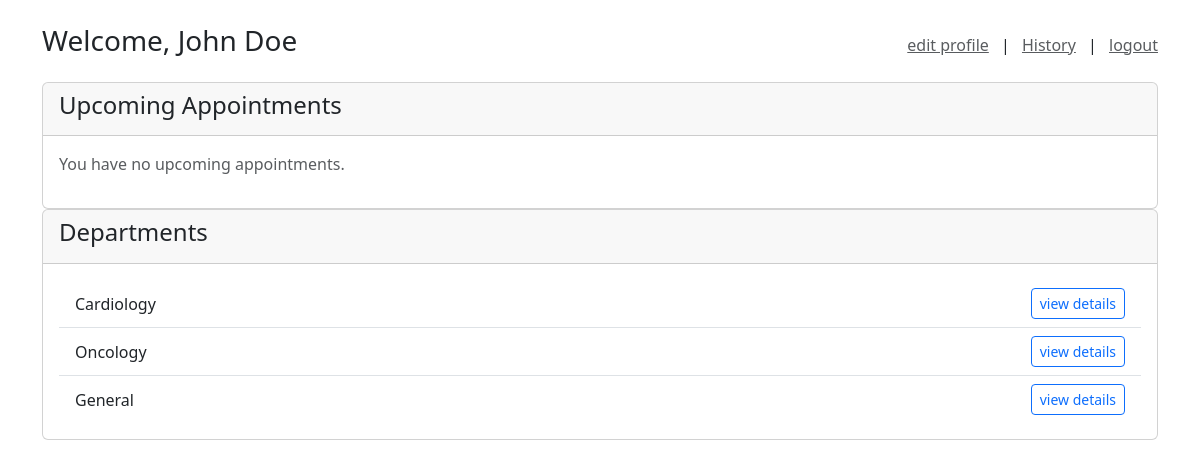
Page /dashboard (signed in) on the committed database.
### models.py (models this page shows, shortened)
class Patient(db.Model, UserMixin):
    __tablename__ = 'patients'
    id = db.Column(db.Integer, primary_key=True)
    name = db.Column(db.String(120), nullable=False)
    email = db.Column(db.String(120), unique=True, nullable=False)
    password_hash = db.Column(db.String(200), nullable=False)
    age = db.Column(db.Integer)
    gender = db.Column(db.String(10))
    is_blacklisted = db.Column(db.Boolean, default=False, nullable=False)
    appointments = db.relationship('Appointment', backref='patient', lazy=True)

class Department(db.Model):
    __tablename__ = 'departments'
    id = db.Column(db.Integer, primary_key=True)
    name = db.Column(db.String(100), unique=True, nullable=False)
    description = db.Column(db.Text)
    doctors = db.relationship('Doctor', backref='department', lazy=True)

### app.py (the view)
@app.route('/dashboard')
@login_required
def dashboard():
    if session.get('role') == 'doctor':
         return redirect(url_for('doctor_dashboard'))
    departments = Department.query.all()
    upcoming_appts = Appointment.query.filter(
        Appointment.patient_id == current_user.id,
        Appointment.date >= date.today(),
        Appointment.status == 'Booked'
    ).order_by(Appointment.date, Appointment.time).all()
    return render_template('dashboard.html',
                           patient=current_user,
                           departments=departments,
                           appointments=upcoming_appts)

### app.py (called while the page is built)
@login_manager.user_loader
def load_user(user_id):
    role = session.get('role')
    if role == 'doctor':
        return db.session.get(Doctor, int(user_id))
    else:
        return db.session.get(Patient, int(user_id))

### templates/dashboard.html
{% extends 'layout.html' %}
{% block content %}
<div class="d-flex justify-content-between align-items-center mb-3">
    <h3>Welcome, {{ patient.name }}</h3>
    <div>
        <a href="{{ url_for('edit_profile') }}" class="text-muted me-2">edit profile</a> |
        <a href="{{ url_for('patient_history') }}" class="text-muted mx-2">History</a> |
        <a href="{{ url_for('logout') }}" class="text-muted ms-2">logout</a>
    </div>
</div>
<div class="card">
    <div class="card-header">
        <h4>Upcoming Appointments</h4>
    </div>
    <div class="card-body">
        {% if appointments %}
            <table class="table table-hover">
                <thead>
                    <tr>
                        <th scope="col">Sr No.</th>
                        <th scope="col">Doctor Name</th>
                        <th scope="col">Department</th>
                        <th scope="col">Date</th>
                        <th scope="col">Time</th>
                        <th scope="col">Action</th>
                    </tr>
                </thead>
                <tbody>
                    {% for appt in appointments %}
                    <tr>
                        <td>{{ loop.index }}</td>
                        <td>{{ appt.doctor.name }}</td>
                        <td>{{ appt.doctor.department.name }}</td>
                        <td>{{ appt.date.strftime('%d/%m/%Y') }}</td>
                        <td>{{ appt.time.strftime('%I:%M %p') }}</td>
                        <td>
                            <form action="{{ url_for('cancel_appointment', appt_id=appt.id) }}" method="POST" onsubmit="return confirm('Are you sure you want to cancel this appointment?');">
                                <button type="submit" class="btn btn-danger btn-sm">cancel</button>
                            </form>
                        </td>
                    </tr>
                    {% endfor %}
                </tbody>
            </table>
        {% else %}
            <p class="text-muted">You have no upcoming appointments.</p>
        {% endif %}
    </div>
</div>
<div class="card">
    <div class="card-header">
        <h4>Departments</h4>
    </div>
    <div class="card-body">
        <ul class="list-group list-group-flush">
            {% for dept in departments %}
            <li class="list-group-item d-flex justify-content-between align-items-center">
                {{ dept.name }}
                <a href="{{ url_for('department_detail', dept_id=dept.id) }}" class="btn btn-outline-primary btn-sm">view details</a>
            </li>
            {% endfor %}
        </ul>
    </div>
</div>
{% endblock %}

### rows in the picture
Patient: name "John Doe"
Department: name "Cardiology"
Department: name "Oncology"
Department: name "General"
